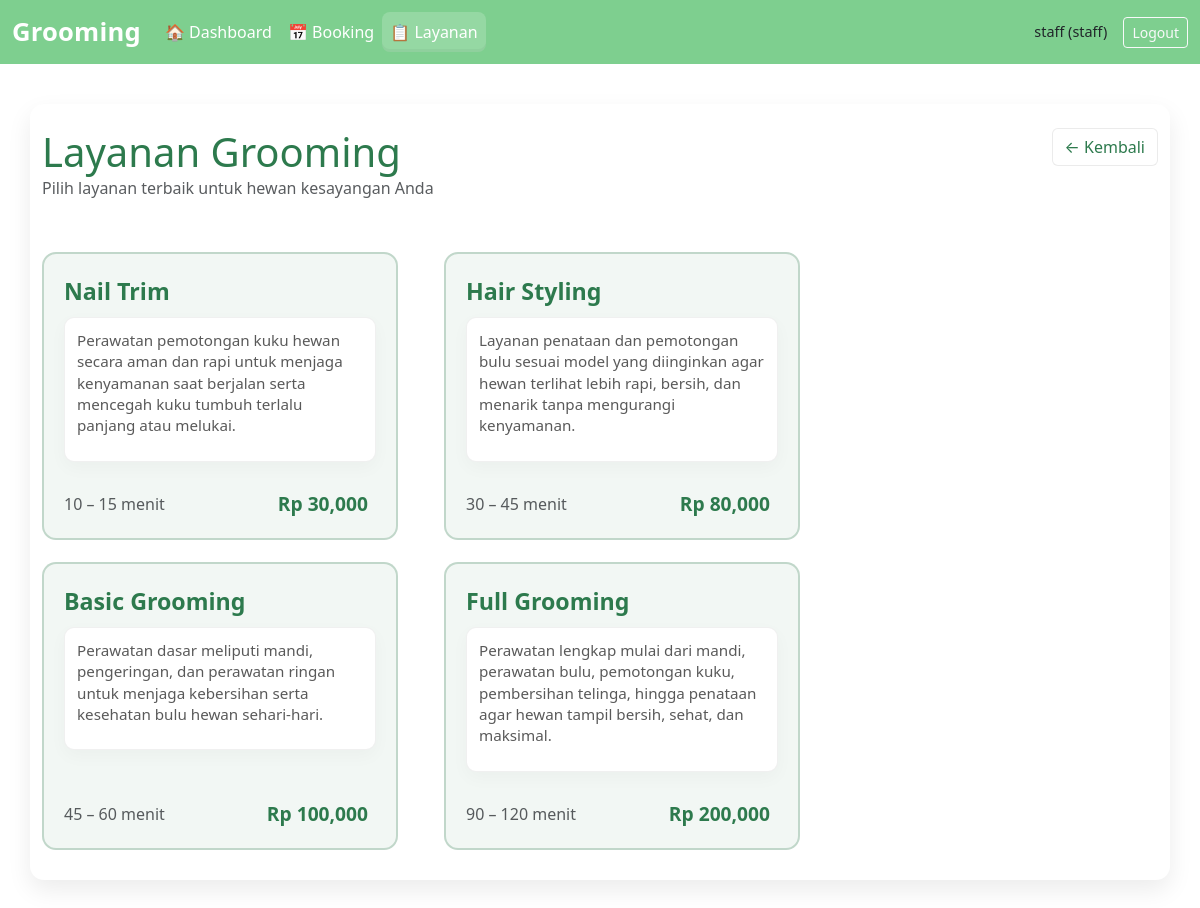
Page /services (signed in) on the committed database.
### app.py (models this page shows, shortened)
class User(UserMixin, db.Model):
    id = db.Column(db.Integer, primary_key=True)
    username = db.Column(db.String(100), unique=True, nullable=False)
    password_hash = db.Column(db.String(200), nullable=False)
    role = db.Column(db.String(10), nullable=False)

class Service(db.Model):
    id = db.Column(db.Integer, primary_key=True)
    name = db.Column(db.String(100), nullable=False)
    price = db.Column(db.Float, nullable=False)
    description = db.Column(db.String(255), nullable=True)
    duration = db.Column(db.String(50), nullable=True)

### app.py (the view)
@app.route('/services')
@login_required
def services_page():
    services = Service.query.order_by(Service.price).all()
    return render_template('services.html', services=services)

### app.py (called while the page is built)
@login_manager.user_loader
def load_user(user_id):
    return User.query.get(int(user_id))

### templates/services.html (shortened to what this page needs)
{% extends 'base.html' %}
{% block head %}
<link href="https://cdn.jsdelivr.net/npm/bootstrap@5.3.0/dist/css/bootstrap.min.css" rel="stylesheet">
{% endblock %}
{% block content %}
<div class="d-flex justify-content-between align-items-start mb-4">
    <div>
        <h1 class="mb-0" style="color:var(--green-dark)">Layanan Grooming</h1>
        <p class="text-muted">Pilih layanan terbaik untuk hewan kesayangan Anda</p>
    </div>
    <div>
        <a href="{{ url_for('dashboard') }}" class="btn btn-back">← Kembali</a>
    </div>
</div>
<div class="services-wrapper">
    <div class="row services-grid row-cols-1 row-cols-sm-2 row-cols-md-3">
        {% for s in services %}
        <div class="col">
            <div class="service-card">
                <div>
                    <div class="service-title">{{ s.name }}</div>
                    {% if s.description %}
                    <div class="service-desc-box"><div class="service-desc">{{ s.description }}</div></div>
                    {% else %}
                    <div class="service-desc-box text-muted">Deskripsi belum tersedia.</div>
                    {% endif %}
                </div>
                <div class="service-footer">
                    <div class="service-duration text-muted">{{ s.duration if s.duration else '' }}</div>
                    <div class="d-flex align-items-center">
                        <div class="service-price me-2">Rp {{ '{:,.0f}'.format(s.price) }}</div>
                    </div>
                </div>
            </div>
        </div>
        {% endfor %}
    </div>
</div>
{% endblock %}

### templates/base.html (shortened to what this page needs)
<!DOCTYPE html>
<html lang="id">
<head>
    <link href="https://cdn.jsdelivr.net/npm/bootstrap@5.3.0/dist/css/bootstrap.min.css" rel="stylesheet">
    <link rel="stylesheet" href="{{ url_for('static', filename='style.css') }}">
    {% block head %}{% endblock %}
</head>
<body>
<nav class="navbar navbar-expand-lg navbar-custom">
  <div class="container-fluid">
    <a class="navbar-brand text-success" href="{{ url_for('dashboard') }}">Grooming</a>
    <div class="collapse navbar-collapse" id="navMain">
      <ul class="navbar-nav me-auto mb-2 mb-lg-0">
        <li class="nav-item"><a class="nav-link {% if request.path==url_for('dashboard') %}active{% endif %}" href="{{ url_for('dashboard') }}">🏠 Dashboard</a></li>
        <li class="nav-item"><a class="nav-link {% if request.path.startswith(url_for('booking')) or request.path==url_for('manage_bookings') %}active{% endif %}" href="{{ url_for('booking') }}">📅 Booking</a></li>
        <li class="nav-item"><a class="nav-link {% if request.path==url_for('services_page') %}active{% endif %}" href="{{ url_for('services_page') }}">📋 Layanan</a></li>
      </ul>
      <div class="d-flex align-items-center">
        <div class="nav-user me-3">{{ current_user.username }} ({{ current_user.role }})</div>
        <a class="btn btn-outline-light btn-sm" href="{{ url_for('logout') }}">Logout</a>
      </div>
    </div>
  </div>
</nav>
<main class="container container-main">
    {% block content %}{% endblock %}
</main>
</body>
</html>

### static/style.css (style rules this page uses)
body { font-family: 'Segoe UI', Tahoma, sans-serif; background: #f8f9f7; margin: 0; padding: 0; color: #444; }
h1, h2 { color: #6c8b8e; }
a { text-decoration: none; color: #6c8b8e; }
.container { width: 90%; max-width: 900px; margin: 40px auto; background: #ffffff; padding: 30px; border-radius: 14px; box-shadow: 0 10px 25px rgba(0,0,0,0.08); }
.service-card { border-radius: 12px; border: 2px solid #8fd09a; background: linear-gradient(180deg,#eaf8ef,#f7fff9); padding: 28px; }
.service-price { color:#2f8a48; font-size:28px; font-weight:700 }
.service-duration { color:#666 }
.navbar-custom { background:#7ecf8f; }
.navbar-custom .navbar-brand, .navbar-custom .nav-link { color: #fff !important }
.navbar-custom .nav-link { color: #fff !important; padding:8px 10px; border-radius:8px }
.navbar-custom .nav-link.active { background: rgba(255,255,255,0.18); color:#fff !important; box-shadow: inset 0 -3px 0 rgba(0,0,0,0.04) }

### templates/services.html (style rules this page uses)
:root { --green-dark: #2D7A4D; --green-bg: rgba(45,122,77,0.06); --green-border: rgba(45,122,77,0.25); }
.services-wrapper { padding-top: 12px; }
.service-card { background: var(--green-bg); border: 2px solid var(--green-border); border-radius: 14px; padding: 20px; height: 100%; display: flex; flex-direction: column; justify-content: space-between; transition: transform .12s ease, box-shadow .12s ease; }
.service-title { color: var(--green-dark); font-weight: 800; font-size: 1.45rem; margin-bottom: 8px; }
.service-desc { color: rgba(0,0,0,0.65); font-size: 0.95rem; line-height: 1.4; margin-bottom: 12px; }
.service-desc-box { background: #ffffff; border: 1px solid rgba(0,0,0,0.06); padding: 12px; border-radius: 10px; color: rgba(0,0,0,0.75); min-height: 72px; box-shadow: 0 6px 18px rgba(16,40,30,0.03); margin-bottom: 12px; overflow: auto; }
.service-footer { display:flex; justify-content: space-between; align-items: center; margin-top: 16px; }
.service-price { color: var(--green-dark); font-weight: 800; font-size: 1.2rem; }
.btn-back { border: 1px solid rgba(0,0,0,0.08); color: var(--green-dark); background: #fff; }
.services-grid { gap: 22px; }

### templates/base.html (style rules this page uses)
.nav-user { font-size:0.9rem }
.container-main { padding-top:24px }
.navbar-brand { font-weight:900; font-size:1.6rem; letter-spacing:0.2px }

### rows in the picture
User: username "staff", role "staff"
Service: name "Nail Trim", description "Perawatan pemotongan kuku hewan secara aman dan rapi untuk menjaga kenyamanan saat berjalan serta mencegah kuku tumbuh terlalu panjang atau melukai.", duration "10 – 15 menit", price "30,000"
Service: name "Hair Styling", description "Layanan penataan dan pemotongan bulu sesuai model yang diinginkan agar hewan terlihat lebih rapi, bersih, dan menarik tanpa mengurangi kenyamanan.", duration "30 – 45 menit", price "80,000"
Service: name "Basic Grooming", description "Perawatan dasar meliputi mandi, pengeringan, dan perawatan ringan untuk menjaga kebersihan serta kesehatan bulu hewan sehari-hari.", duration "45 – 60 menit", price "100,000"
Service: name "Full Grooming", description "Perawatan lengkap mulai dari mandi, perawatan bulu, pemotongan kuku, pembersihan telinga, hingga penataan agar hewan tampil bersih, sehat, dan maksimal.", duration "90 – 120 menit", price "200,000"
